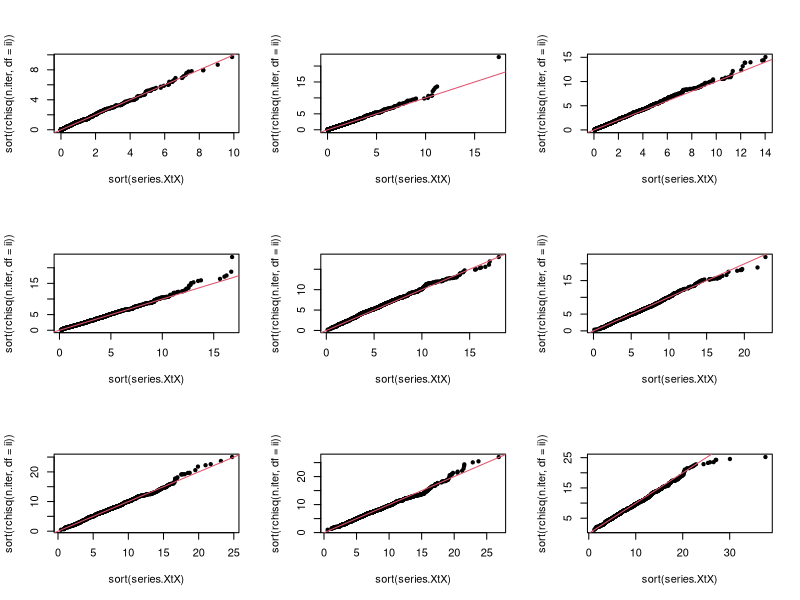

Source code (R):
library(MCMCpack)
library(mvtnorm)
# 多変量正規分布の分散共分散行列
Sigma <- matrix(c(3,2,2,3),2,2)
Sigma
# 変量の個数
p <- dim(Sigma)[1]
# サンプル数
n <- 10
# p次元多変量正規分布から
# n標本を取って
# n標本間の内積行列t(X)Xを作ると
# それはもとの分散共分散行列と同じ形をしているが
# その個々の成分の期待値は
# もとの分散共分散の成分のn倍で
# その個々の成分の分散は
# 元の分散共分散行列の成分を使って、n(v_{ij}^2 + v_{ii}v_{jj})となる
# 以下、確かめる

n.iter <- 1000 # nサンプルをサンプリングする試行の繰り返し回数
series.XtX <- matrix(0,n.iter,p^2) # 出来るt(X)Xの成分を格納する箱
for(i in 1:n.iter){
  X <- rmvnorm(n,sigma=Sigma)
  tmp <- t(X) %*% X
  series.XtX[i,] <- c(tmp)
}
apply(series.XtX,2,mean) # 各成分の平均
c(n * Sigma)
apply(series.XtX,2,var) # 各成分の分散
c(n * (Sigma^2 + matrix(diag(Sigma),ncol=1) %*% matrix(diag(Sigma),nrow=1)))

# p = 1、Sigma = 1のとき
# n個のサンプルをサンプリングすると
# t(X)Xは、n個の１次元標準正規乱数の距離の二乗の和
# それは自由度nのカイ二乗分布に従う
# 自由度nのカイ二乗乱数とのcoplotをすることでそれを確かめる
Sigma <- matrix(1,1,1)
# 変量の個数
p <- dim(Sigma)[1]
# サンプル数
ns <- 1:9
par(mfrow=c(3,3))
n.iter <- 1000 # nサンプルをサンプリングする試行の繰り返し回数
for(ii in ns){
  n <- ii
  series.XtX <- matrix(0,n.iter,p^2) # 出来るt(X)Xの成分を格納する箱
  for(i in 1:n.iter){
    X <- rmvnorm(n,sigma=Sigma)
    tmp <- t(X) %*% X
    series.XtX[i,] <- c(tmp)
  }
  plot(sort(series.XtX),sort(rchisq(n.iter,df=ii)),pch=20)
  abline(0,1,col=2)
}
